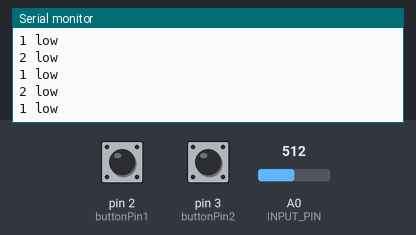
This sketch was run on a simulated Arduino Uno, built with avr-gcc and run on an emulated ATmega328P. Parts: the last lines printed to the serial monitor. Inputs (shaded band) come from the test bench; at power-on: pin 2 (buttonPin1) HIGH, pin 3 (buttonPin2) HIGH, A0 (INPUT_PIN) = 512.

Above: at 1.2 s.
1.3 s: pin 2 (buttonPin1) pulled LOW for 0.15 s
At 1.85 s:
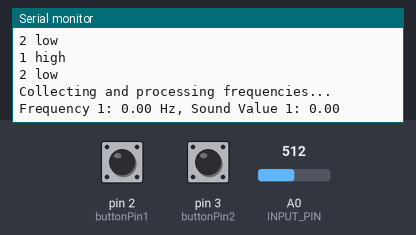
2.9 s: pin 3 (buttonPin2) pulled LOW for 3.2 s
7.6 s: pin 2 (buttonPin1) pulsed LOW 5 times (0.12 s each, 0.3 s apart)
At 9.03 s:
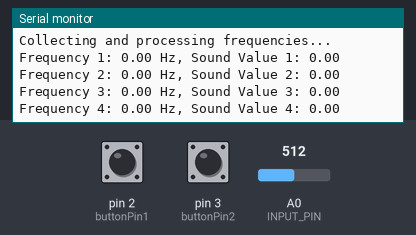
12.1 s: pin 2 (buttonPin1) driven LOW
At 13.96 s:
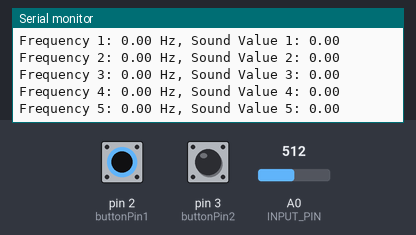
15.1 s: A0 (INPUT_PIN) set to 716
At 15.9 s:
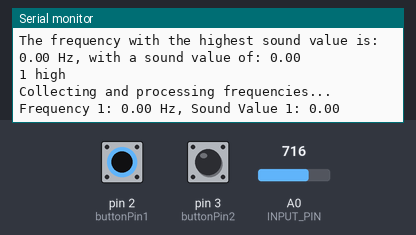
16.6 s: pin 3 (buttonPin2) pulled LOW for 1 s
Timing chart, 0 to 19.6 s (numbered marks = the images above; inputs shaded):
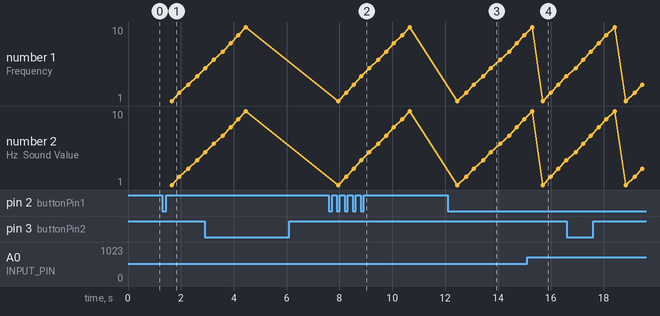

The sketch:

thesis_button_mic.ino
```cpp
#include "arduinoFFT.h"


#define SAMPLES 128             // SAMPLES-pt FFT. Must be a base 2 number. Max 128 for Arduino Uno.
#define SAMPLING_FREQUENCY 2048 // Sampling frequency in Hz
#define INPUT_PIN A0            // Analog input pin
arduinoFFT FFT = arduinoFFT();
unsigned int samplingPeriod;
unsigned long microSeconds;
double vReal[SAMPLES];         // Array to hold real part of FFT
double vImag[SAMPLES];         // Array to hold imaginary part of FFT
bool measuring = false;        // Flag to indicate if measurements should be taken
double frequencies[10];        // Array to store the first 30 frequencies
double sound[10];              // Array to store the first 30 sound values
const int sampleWindow = 50;   // Sample window width in mS (50 mS = 20Hz)
unsigned int sample;


const int buttonPin1 = 2;
const int buttonPin2 = 3;
int buttonState1 = 0;
int buttonState2 = 0;


void setup() {
  Serial.begin(9600);  // Baud rate for Serial Monitor
  samplingPeriod = round(1000000 * (1.0 / SAMPLING_FREQUENCY));
  pinMode(buttonPin1, INPUT);
  pinMode(buttonPin2, INPUT);
  Serial.begin(9600);
}

void loop() {
  buttonState1 = digitalRead(buttonPin1);
  if (buttonState1 == LOW) {
    measuring = true;
    Serial.println("1 high");
  } else {
    measuring = false;
    clearData();
    Serial.println("1 low");
  }

  buttonState2 = digitalRead(buttonPin2);
  if (buttonState2 == LOW) {
    Serial.println("2 high");
  } else {
    Serial.println("2 low");
  }

  while (measuring) {
    Serial.println("Collecting and processing frequencies...");
    for (int j = 0; j < 10; j++) {
        // Measure sound value
        double volts = getSoundLevel();


        // Perform FFT
        for (int i = 0; i < SAMPLES; i++) {
            microSeconds = micros();  // Get current time in microseconds
            vReal[i] = analogRead(INPUT_PIN);  // Read analog value
            vImag[i] = 0;  // Imaginary part is always 0


            // Wait until the next sample period
            while (micros() - microSeconds < samplingPeriod) {
                // Do nothing, just wait
            }
        }


        FFT.Windowing(vReal, SAMPLES, FFT_WIN_TYP_HAMMING, FFT_FORWARD); // Apply windowing
        FFT.Compute(vReal, vImag, SAMPLES, FFT_FORWARD); // Compute FFT
        FFT.ComplexToMagnitude(vReal, vImag, SAMPLES); // Convert to magnitude


        // Store the peak frequency and sound value
        double peak = FFT.MajorPeak(vReal, SAMPLES, SAMPLING_FREQUENCY);
        frequencies[j] = peak;
        sound[j] = volts;


        // Print the acquired frequency and sound value
        Serial.print("Frequency ");
        Serial.print(j + 1);
        Serial.print(": ");
        Serial.print(frequencies[j]);
        Serial.print(" Hz, Sound Value ");
        Serial.print(j + 1);
        Serial.print(": ");
        Serial.println(sound[j]);


        // Small delay to ensure different samples


    }


    // Find the index of the maximum sound value
    int maxSoundIndex = findMaxSoundIndex(sound, 10);
    double maxSoundValue = sound[maxSoundIndex];
    double maxFrequency = frequencies[maxSoundIndex];


    Serial.print("The frequency with the highest sound value is: ");
    Serial.print(maxFrequency);
    Serial.print(" Hz, with a sound value of: ");
    Serial.println(maxSoundValue);

    buttonState1 = digitalRead(buttonPin1);
  if (buttonState1 == LOW) {
    measuring = true;
    Serial.println("1 high");
  } else {
    measuring = false;
    clearData();
    Serial.println("1 low");
  }
}


}


// Function to measure sound level (peak-to-peak voltage)
double getSoundLevel() {
    unsigned long startMillis = millis();  // Start of sample window
    unsigned int peakToPeak = 0;   // peak-to-peak level
    unsigned int signalMax = 0;
    unsigned int signalMin = 1024;


    // Collect data for 50 mS
    while (millis() - startMillis < sampleWindow) {
        sample = analogRead(A0);
        if (sample < 1024) {  // Toss out spurious readings
            if (sample > signalMax) {
                signalMax = sample;  // Save the max levels
            } else if (sample < signalMin) {
                signalMin = sample;  // Save the min levels
            }
        }
    }


    peakToPeak = signalMax - signalMin;  // max - min = peak-peak amplitude
    return (peakToPeak * 5.0) / 1024;  // Convert to volts
}


// Function to find the index of the maximum value in an array
int findMaxSoundIndex(double arr[], int size) {
    int maxIndex = 0;
    for (int i = 1; i < size; i++) {
        if (arr[i] > arr[maxIndex]) {
            maxIndex = i;
        }
    }
    return maxIndex;
}


void clearData() {
    for (int i = 0; i < 10; i++) {
        frequencies[i] = 0;
        sound[i] = 0;
    }
}
```

Measured:
- after the input at 1.3 s, the serial monitor: prints a new line after 0.07 s (image 1)
- after the input at 7.6 s, the serial monitor: prints a new line after 0.08 s (image 2)
- after the input at 12.1 s, the serial monitor: prints a new line after 0.08 s (image 3)
- after the input at 15.1 s, the serial monitor: prints a new line after 0.19 s (image 4)
